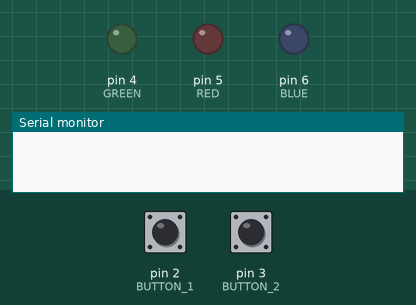
The sketch below on a simulated Arduino Uno, built with avr-gcc and run on an emulated ATmega328P. Parts: output pins drawn as LEDs (lit = HIGH), the last lines printed to the serial monitor. Dashed ring = blinking. The inputs (shaded band) are chosen by the test bench; at power-on: pin 2 (BUTTON_1) HIGH, pin 3 (BUTTON_2) HIGH.

Above: at 1.2 s.
1.3 s: pin 2 (BUTTON_1) pulled LOW for 0.15 s
At 4.3 s:
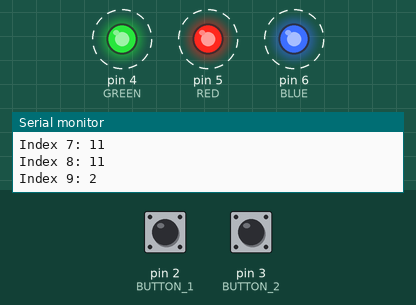
4.4 s: pin 3 (BUTTON_2) pulled LOW for 1 s
8.4 s: pin 3 (BUTTON_2) pulled LOW for 1 s
12.4 s: pin 2 (BUTTON_1) driven LOW and pin 3 (BUTTON_2) driven LOW
At 13.8 s:
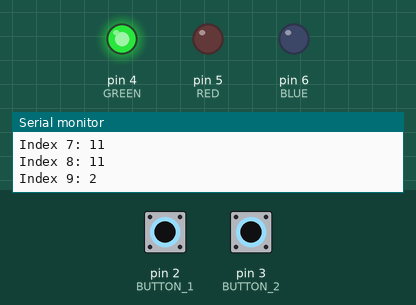
14.2 s: pin 3 (BUTTON_2) driven HIGH
At 17.1 s:
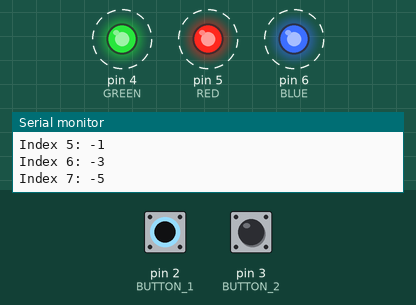
17.2 s: pin 3 (BUTTON_2) driven LOW
At 18.2 s:
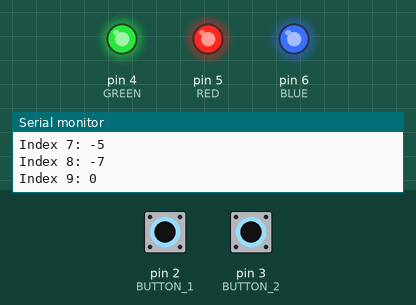
Timing chart, 0 to 19.7 s (numbered marks = the images above; inputs shaded):
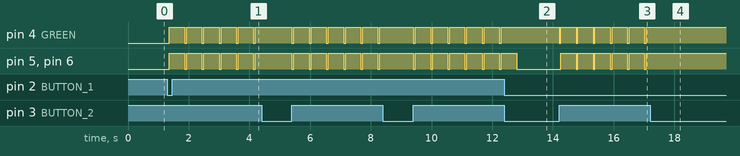

Measured:
- after the input at 1.3 s, pin 4 (GREEN), pin 5 (RED), pin 6 (BLUE): alternates HIGH for 0.50 s and LOW for 0.07 s, starting after 0.07 s
- after the input at 12.4 s, pin 4 (GREEN): stops changing and stays HIGH; pin 5 (RED), pin 6 (BLUE): goes on until 12.8 s, then stays LOW
- after the input at 14.2 s, pin 4 (GREEN): alternates HIGH for 0.50 s and LOW for 0.06 s, starting at once; pin 5 (RED), pin 6 (BLUE): alternates HIGH for 0.50 s and LOW for 0.06 s, starting after 0.06 s
- after the input at 17.2 s, pin 4 (GREEN), pin 5 (RED), pin 6 (BLUE): stops changing and stays HIGH

The sketch:

exercise_3.ino
```cpp
// Lab 2 - Exercise 3 //
// Donnellan - 01/22/26 //
// Comment to code: This code is Version 1.2 of exercise 3 //
// Version 1.1 used Google Gemini Pro to assist, this version aims to write that code without the assistance of Google Gemini Pro //
// Some parts of code use sections of Lab 1 - Exercise 7 //
// All code referenced is commented accordingly //

// Define Macros
#define BLUE 6
#define RED 5
#define GREEN 4
#define BUTTON_1 2 // ISR pin
#define BUTTON_2 3 // ISR pin

int gArray1[10] = {10, 9, 8, 7, 6, 5, 4, 3, 2, 1}; // Filled array 1
int gArray2[10] = {1, 2, 3, 4, 5, 6, 7, 8, 9, 1}; // Filled array 2
long result[10]; // Empty array tha gets filled when calculation is run

volatile int counter = 0; // Tracks button counter mode
volatile bool lastState = false; // detects moment button is pressed

const unsigned int debounce = 200; // Constant debounce of 200ms

void setup() {
  // Initialize Comms
  Serial.begin(9600);
  // Define LED outputs
  pinMode(BLUE, OUTPUT);
  pinMode(GREEN, OUTPUT);
  pinMode(RED, OUTPUT);

  // Define button inputs
  pinMode(BUTTON_1, INPUT_PULLUP);
  pinMode(BUTTON_2, INPUT_PULLUP);

  // Attach interrupt to button 1 on Falling edge
  attachInterrupt(digitalPinToInterrupt(BUTTON_1), changeMode, FALLING);
}

// ISR //
// Version 1.2 written by self, referencing Version 1.1 assisted by Google Gemini Pro //
void changeMode(){
  static unsigned int intTime = 0;
  if (millis() - intTime > debounce){
    counter++;
    if (counter > 3) counter = 1;
    lastState = true;
    intTime = millis();
  }
}

// Loop in referrence to Version 1.1 assisted by Google Gemini Pro
void loop() {
  // Intialize loop:
  if (lastState){
    updateLEDS();
    lastState = false;
  }
  // Stop and calculate if button 2 is pressed
  if (digitalRead(BUTTON_2) == HIGH && counter > 0){
    calculate();
  }
}

// This section was aided by Google Gemini Pro, mostly attempted and commented by self //
// This function is taken directly from Lab 1 - Exercise 7 //
void updateLEDS(){ // Call function for updateLEDS within main loop //
  digitalWrite(BLUE, LOW);
  digitalWrite(GREEN, LOW);
  digitalWrite(RED, LOW);

  if (counter == 1) digitalWrite(RED, HIGH); // Turns on Red LED when button is pushed once
  if (counter == 2) digitalWrite(GREEN, HIGH); // Turns on Green LED when button is pushed twice
  if (counter == 3) digitalWrite(BLUE, HIGH); // Turns on Blue LED when button is pushed three times
}

// This function taken directly from Lab 1 - Exercise 7 with some slight modifications //
void calculate(){
  // Turn off LEDs while calculating //
  digitalWrite(BLUE, LOW);
  digitalWrite(GREEN, LOW);
  digitalWrite(RED, LOW);

  for (int i = 0; i < 10; i++){ // Iterate over each element in array
    if (counter == 1){
      result[i] = gArray1[i] + gArray2[i]; // button mode 1 adds elements of both arrays
    }
    if (counter == 2){
      result[i] = gArray1[i] - gArray2[i]; // button mode 2 subtracts elements of both arrays
    }
    if (counter == 3){
      result[i] = gArray1[i] * gArray2[i]; // Button mode 3 multiplies elements of boths arryas
    }

    // Print results to serial monitor
    Serial.print("Index "); Serial.print(i);
    Serial.print(": "); Serial.println(result[i]);
  }

  // Turn on all LEDs when done calculating
  digitalWrite(BLUE, HIGH);
  digitalWrite(GREEN, HIGH);
  digitalWrite(RED, HIGH);

  while(digitalRead(BUTTON_2) == LOW); // When button 2 is off, delay Led time by 0.5s
  delay(500);
}
```
